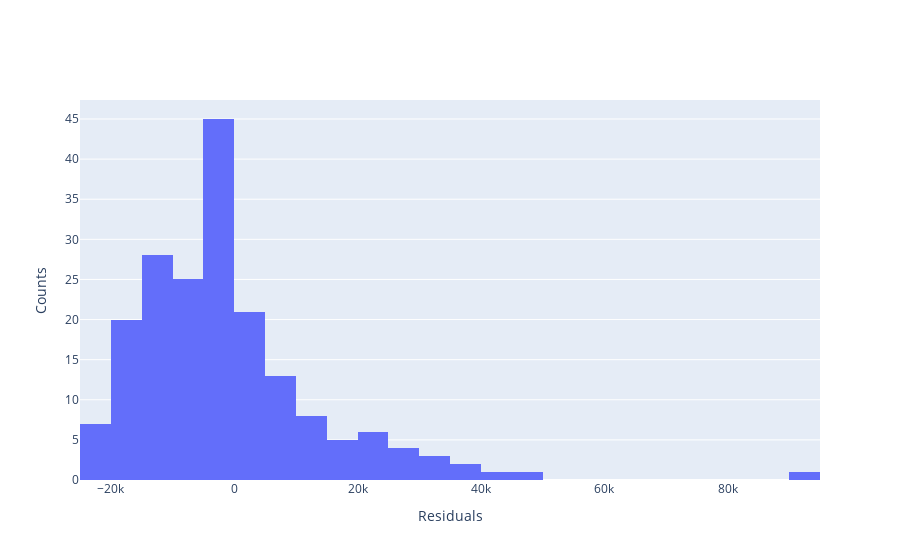

Notebook code cell kept with this figure:
### Markdown cell above
Also the residuals show a more spreaded plot.

### Code cell
fig = go.Figure()
fig.add_trace(
    go.Histogram(
        x = y_test - predictions
    )
)
fig.update_layout(
    xaxis_title = "Residuals",
    yaxis_title = "Counts"
)
fig.show()

### Figure 1 — Plotly figure (JSON) as saved in the notebook; plotly's stock layout.template omitted (floating-point values rounded to 4 significant figures; data arrays with more than 128 entries replaced by an {"elided": "..."} marker saying what was removed)
{"data": [{"type": "histogram", "x": {"elided": "190 float values"}}], "layout": {"xaxis": {"title": {"text": "Residuals"}}, "yaxis": {"title": {"text": "Counts"}}}}
